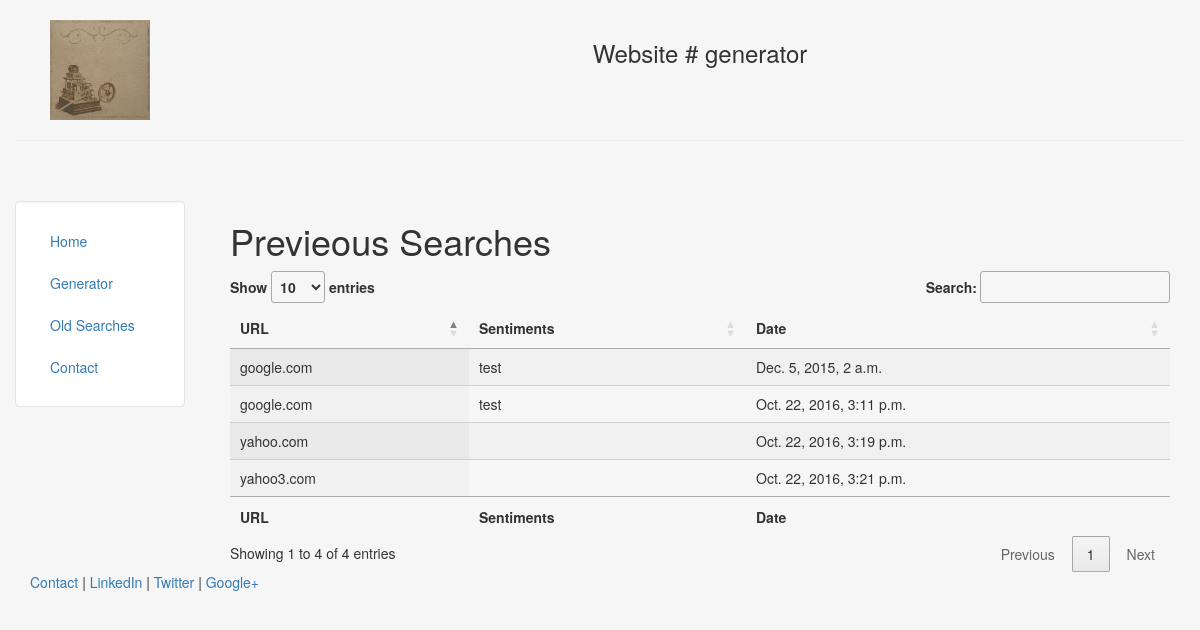
The page /searches/ on the database as committed earlier.
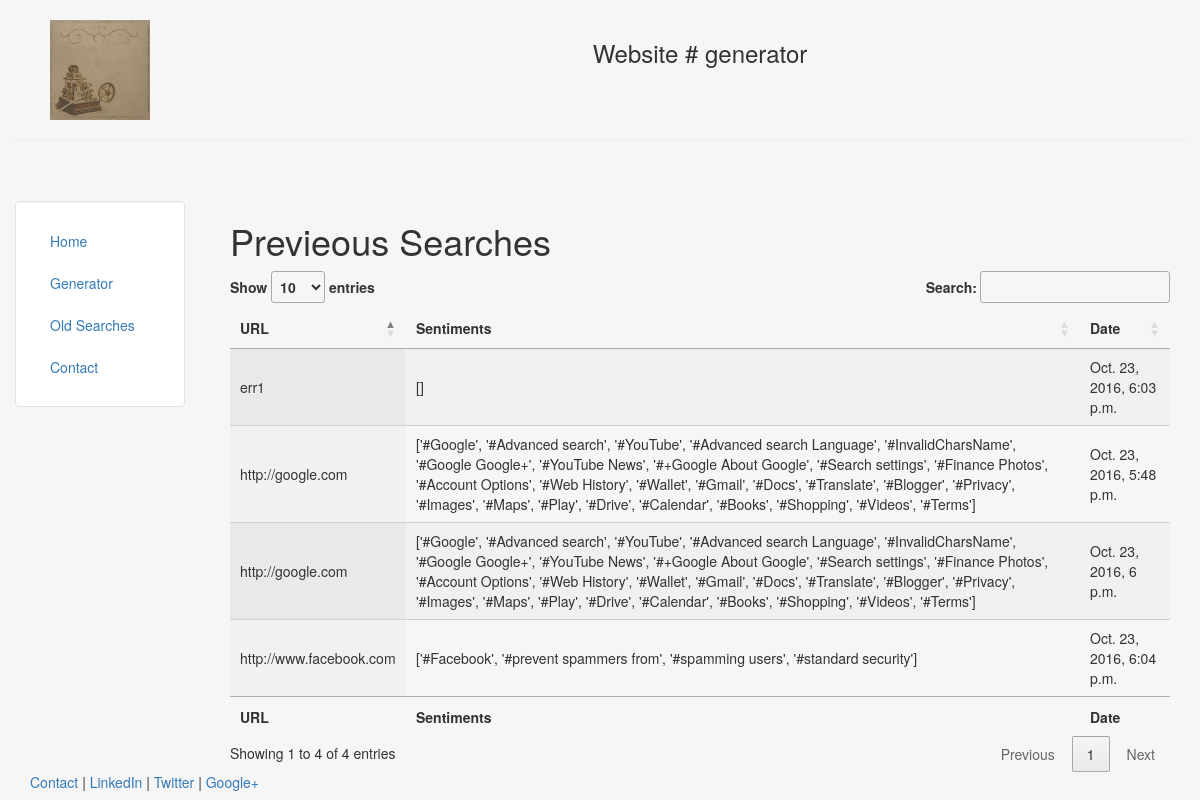
The same page on the database as committed later.
### generator/models.py (models this page shows, shortened)
class generator(models.Model):
    url = models.TextField(max_length=240)
    sentiments = models.TextField()
    date = models.DateTimeField(auto_now_add=True)

### searches/templates/searches/searches.html (shortened to what this page needs)
{% extends "generator/header.html" %}
{% block content%}
<h1>Previeous Searches</h1>
<table id="oldSearches" class="display" cellspacing="0" width="100%">
        <thead>
            <tr>
                <th>URL</th>
                <th>Sentiments</th>
                <th>Date</th>
            </tr>
        </thead>
        <tfoot>
            <tr>
                <th>URL</th>
                <th>Sentiments</th>
                <th>Date</th>
            </tr>
        </tfoot>
        <tbody>
             {% for s in object_list%}
                <tr>
                    <td>{{s.url}}</td>
                    <td>{{s.sentiments}} </td>
                    <td>{{s.date}}</td>
                </tr>
            {% endfor %}
        </tbody>
    </table>
{% endblock %}

Rows that differ between the two databases and show on the page:
removed generator: url "google.com", sentiments "test", date "Dec. 5, 2015, 2 a.m."
removed generator: url "google.com", sentiments "test", date "Oct. 22, 2016, 3:11 p.m."
removed generator: url "yahoo.com", date "Oct. 22, 2016, 3:19 p.m."
removed generator: url "yahoo3.com", date "Oct. 22, 2016, 3:21 p.m."
added generator: url "http://google.com", sentiments "['#Google', '#Advanced search', '#YouTube', '#Advanced search Language', '#InvalidCharsName', '#Google Google+', '#YouTube News', '#+Google About Google', '#Search settings', '#Finance Photos', '#Account Options', '#Web History', '#Wallet', '#Gmail', '#Docs', '#Translate', '#Blogger', '#Privacy', '#Images', '#Maps', '#Play', '#Drive', '#Calendar', '#Books', '#Shopping', '#Videos', '#Terms']", date "Oct. 23, 2016, 5:48 p.m."
added generator: url "http://google.com", sentiments "['#Google', '#Advanced search', '#YouTube', '#Advanced search Language', '#InvalidCharsName', '#Google Google+', '#YouTube News', '#+Google About Google', '#Search settings', '#Finance Photos', '#Account Options', '#Web History', '#Wallet', '#Gmail', '#Docs', '#Translate', '#Blogger', '#Privacy', '#Images', '#Maps', '#Play', '#Drive', '#Calendar', '#Books', '#Shopping', '#Videos', '#Terms']", date "Oct. 23, 2016, 6 p.m."
added generator: url "err1", sentiments "[]", date "Oct. 23, 2016, 6:03 p.m."
added generator: url "http://www.facebook.com", sentiments "['#Facebook', '#prevent spammers from', '#spamming users', '#standard security']", date "Oct. 23, 2016, 6:04 p.m."
